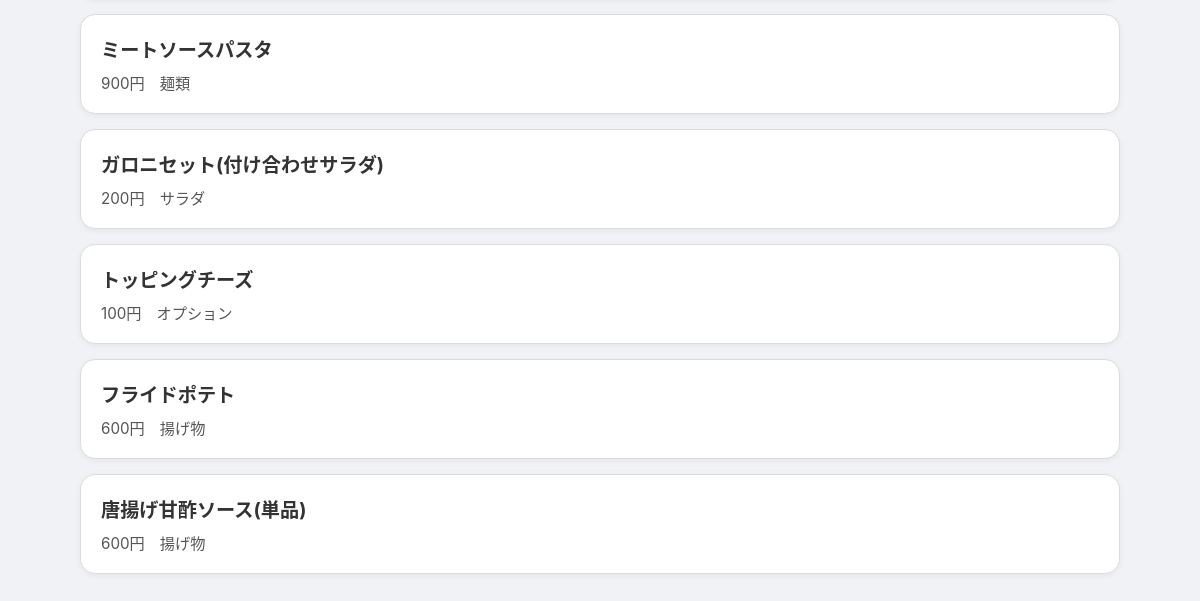
Page /stores_home_relation/store_home_menu (signed in, lower part) on the earlier database version.
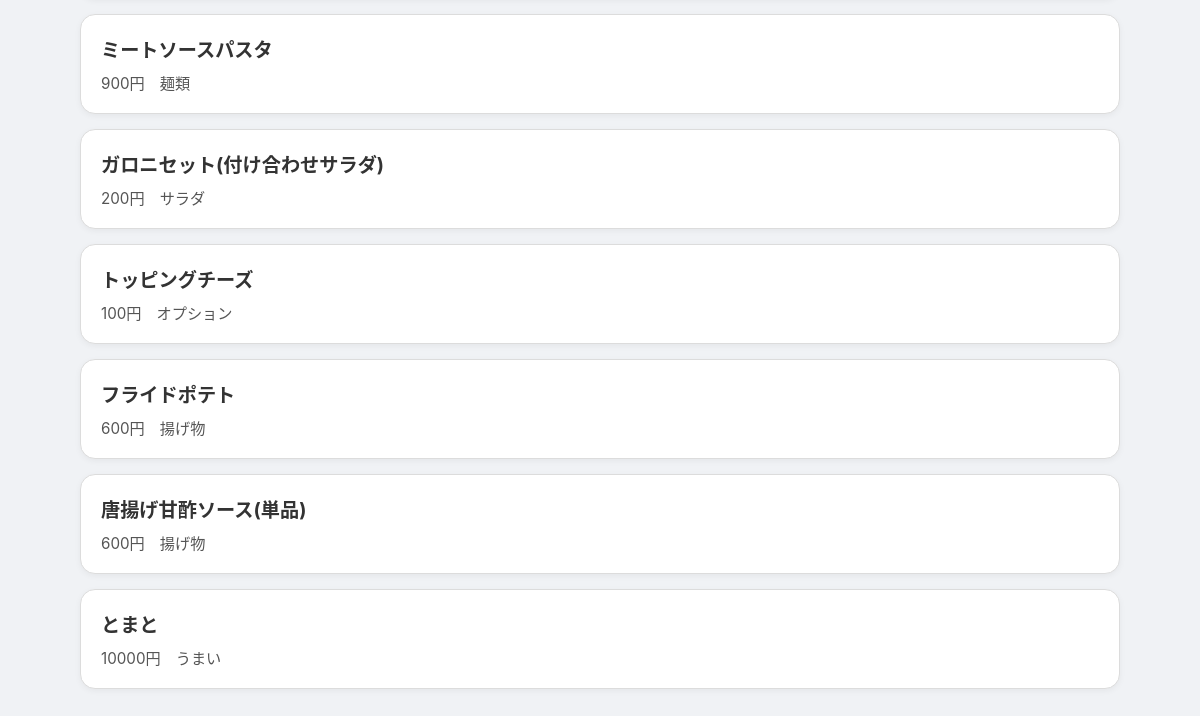
Same page on the later database version.
### tables this page shows
CREATE TABLE menus (
    menu_id INTEGER PRIMARY KEY AUTOINCREMENT,
    store_id INTEGER, -- NOT NULL制約を削除し、NULLを許容
    menu_name TEXT NOT NULL,
    category TEXT NOT NULL,
    price INTEGER NOT NULL,
    soldout INTEGER NOT NULL DEFAULT 0,
    FOREIGN KEY (store_id) REFERENCES store(store_id)
);

### routes/stores_home_relation/stores_home_relation.py (the view)
@stores_home_relation_bp.route('/store_home_menu')
def store_home_menu():
    if 'store_id' not in session:
        flash("ログインしてください")
        return redirect(url_for('store.store_login'))
    store_name = session.get('store_name', 'ゲスト')
    store_id = session.get('store_id')
    conn = get_db_connection()
    cur = conn.cursor()
    cur.execute("SELECT menu_name, price, category, soldout FROM menus WHERE store_id = ?", (store_id,))
    menus = cur.fetchall()
    menu_items = conn.execute("SELECT menu_id, menu_name, category, price FROM menus WHERE store_id = ? AND soldout = 0", (store_id,)).fetchall()
    categories = conn.execute("""SELECT DISTINCT category FROM menus WHERE store_id = ? AND soldout = 0""", (store_id,)).fetchall()
    categories = [row['category'] for row in categories if row['category']]  # Noneを除外
    conn.close()
    return render_template('stores_home_relation/store_home_menu.html', store_name=store_name, menus=menus,menu_items=menu_items, categories=categories)

### routes/stores_home_relation/stores_home_relation.py (called while the page is built)
def get_db_connection():
    db_path = os.path.join(os.path.dirname(__file__), '..', '..', 'app.db')
    conn = sqlite3.connect(db_path)
    conn.row_factory = sqlite3.Row  # 行を辞書形式で取得
    return conn

### templates/stores_home_relation/store_home_menu.html (shortened to what this page needs)
<!DOCTYPE html>
<html lang="ja">
<head>
    <link rel="stylesheet" href="{{ url_for('static', filename='css/stores_detail.css') }}">
</head>
<body>
    <main class="main-content">
        <div class="main-content">
            {% if menus %}
            <ul class="menu-list">
                {% for menu in menus %}
                <li class="menu-item menu-card" data-menu-id="{{ menu['menu_id'] }}">
                    <div class="menu-name item-name">{{ menu['menu_name'] }}</div>
                    <div class="menu-info">
                        <span class="price">{{ menu['price'] }}円</span>
                        <span class="category item-category">{{ menu['category'] or '未分類' }}</span>
                    </div>
                </li>
                {% endfor %}
            </ul>
            {% else %}
            <p>登録されている商品がありません。</p>
            {% endif %}
        </div>
    </main>
</body>
</html>

Differences in the rows shown:
added menus: menu_name "とまと", price "10000", category "うまい"
